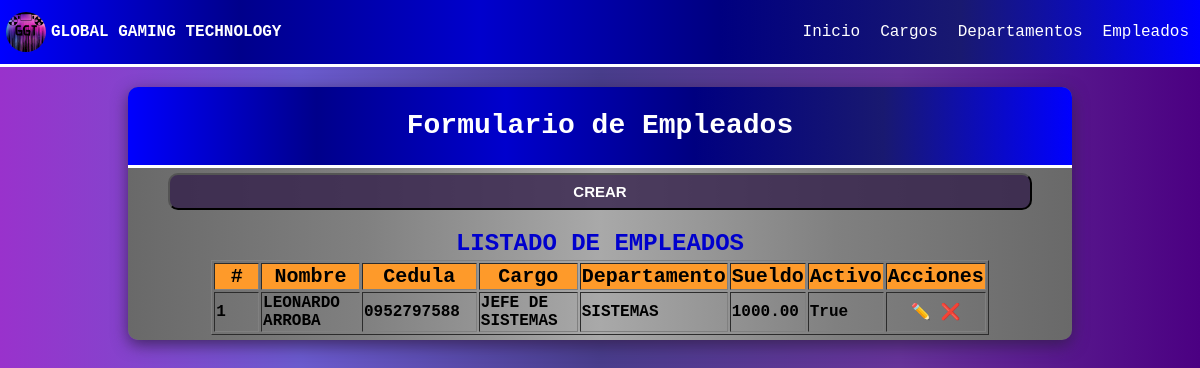
The app's page /empleado/ with its own data.
### appnomina/models.py (models this page shows, shortened)
class Empleado(models.Model):
    id = models.AutoField(primary_key=True)
    nombre = models.CharField(max_length=30, blank=False, null=True)
    cedula = models.CharField(max_length=10, blank=False, null=True)
    cargo = models.ForeignKey(Cargo, on_delete=models.CASCADE)
    departamento = models.ForeignKey(Departamento, on_delete=models.CASCADE)
    sueldo = models.DecimalField(max_digits=10, decimal_places=2)
    activo = models.BooleanField(default=True)
    fecha_creacion = models.DateTimeField(auto_now_add=False, auto_now=True)
    class Meta:
        verbose_name = "Empleado"
        verbose_name_plural = "Empleados"
        ordering = ['id']

class Cargo(models.Model):
    descripcion = models.CharField(max_length=100, blank=False, null=True)
    activo = models.BooleanField(default=True)
    fecha_creacion = models.DateTimeField(auto_now_add=False, auto_now=True)
    class Meta:
        verbose_name = "Cargo"
        verbose_name_plural = "Cargos"
        ordering = ['id']
    def __str__(self):
        return self.descripcion

class Departamento(models.Model):
    descripcion = models.CharField(max_length=100, blank=False, null=True)
    activo = models.BooleanField(default=True)
    fecha_creacion = models.DateTimeField(auto_now_add=False, auto_now=True)
    class Meta:
        verbose_name = "Departamento"
        verbose_name_plural = "Departamentos"
        ordering = ['id']
    def __str__(self):
        return self.descripcion

### appnomina/views.py (the view)
# urls.py: path('empleado/',empleado,name="empleado" ),
def empleado(request):
    empleados = Empleado.objects.all()
    return render(request,"pages/empleado.html", {'empleados':empleados,'accion':'Crear'})

### templates/pages/empleado.html (shortened to what this page needs)
{% extends "inicio.html" %}
{% load static %}
{% block css %}
   <link rel="stylesheet" href="{% static 'css/form.css' %}" />
{% endblock %}
{% block contenido %}
  <section class="form-container-2">
    <div class="form-header" >
      <h1>Formulario de Empleados</h1>
    </div>
     <form method="POST" id="form-empleado" class="form">
        <button>
          <a
            style="display:block;"
            href="{% url 'crear_empleado'%}">Crear
          </a>
        </button>
    <div class="consulta none table-responsive" id="consulta">
      <h2>Listado de Empleados</h2>
      <table class="consulta-est" id="consulta-emp" border="1">
        <thead>
         <tr>
          <th><center>#</center></th>
          <th><center>Nombre</center></th>
          <th><center>Cedula</center></th>
          <th><center>Cargo</center></th>
          <th><center>Departamento</center></th>
          <th><center>Sueldo</center></th>
          <th><center>Activo</center></th>
          <th><center>Acciones</center></th>
         </tr>
        </thead>
        <tbody class="detalle-est" id="detalle-est">
          {% for empleado in empleados  %}
          <tr>
            <td>{{forloop.counter}}</td>
            <td>{{empleado.nombre}}</td>
            <td>{{empleado.cedula}}</td>
            <td>{{empleado.cargo}}</td>
            <td>{{empleado.departamento}}</td>
            <td>{{empleado.sueldo}}</td>
            <td>{{empleado.activo}}</td>
            <td class="acciones">
              <a href="{% url 'editar_empleado' empleado.id %}">✏️</a>
              <a href="{% url 'eliminar_empleado' empleado.id %}">❌</a>
            </td>
          </tr>
          {% endfor %}
        </tbody>
      </table>
    </div>
  </section>
{% endblock %}

### static/css/estilos.css (style rules this page uses)
body { background-image: linear-gradient(to right, DarkOrchid, SlateBlue, DarkSlateBlue,RebeccaPurple,Indigo); font-family: 'Courier New', Courier, monospace; }

### static/css/main.css (style rules this page uses)
:root { --primary-color: #321e49c7; --secundary-color: #9c000e; --boton-success:#81f0b2; --boton-secundary:#273377; --boton-warning:#fe9a2a; --boton-cancelar:#fe4093; --font-size:16px; --font-color:#000; --font-color-reverse:#fff; }
html { box-sizing: border-box; font-size: var(--font-size); scroll-behavior: smooth; color:var(--font-color); }
*,*:before,*:after { box-sizing: inherit; }
body { margin:0; overflow-x: hidden; box-sizing: inherit }
a { text-decoration: none; color:var(--font-color-reverse) }

### static/css/form.css (style rules this page uses)
.form-container-2 { background-image: linear-gradient(to right, DimGray, Gray, DarkGray, Gray, DimGray); max-width: 80%; min-width: 240px; border-radius: 10px; box-shadow: 0px 5px 16px 0px var(--primary-color); overflow: hidden; color: var(--font-color-reverse); font-weight: 900; margin: 0 auto; }
.form-header { background-image: linear-gradient(to right, Blue, DarkBlue, MediumBlue, Navy, MidnightBlue, Blue); padding: 1px; text-align: center; border-bottom: 3px solid var(--font-color-reverse); line-height: 30px; }
.form-header h1 { color: white; font-size: 28px; }
form { padding: 5px 40px; }
.form button { display: block; width: 100%; padding: 8px; background: var(--primary-color); border-radius: 10px; color: var(--font-color-reverse); cursor: pointer; font-weight: 900; font-size: 15px; text-transform: uppercase; transition: background-color 0.3s ease-in-out; }
.table-responsive { width: 100%; overflow-y: hidden; -ms-overflow-style: -ms-autohiding-scrollbar; display: flex; flex-direction:column; justify-content: center; align-items: center; }
.consulta h2 { color: MediumBlue; text-transform: uppercase; margin-bottom: 3px; }
.consulta-est { width: 90%; }
.consulta-est th { background-color: var(--boton-warning); color:black; font-size:20px; text-align: center; }
.consulta-est th, td { width: 25%; text-align: left; }
.detalle-est td { color: black; }
.detalle-est .acciones { text-align: center; }

### records on screen
Empleado: nombre "LEONARDO ARROBA", cedula "0952797588", cargo "JEFE DE SISTEMAS", departamento "SISTEMAS", sueldo "1000.00", activo "True"
